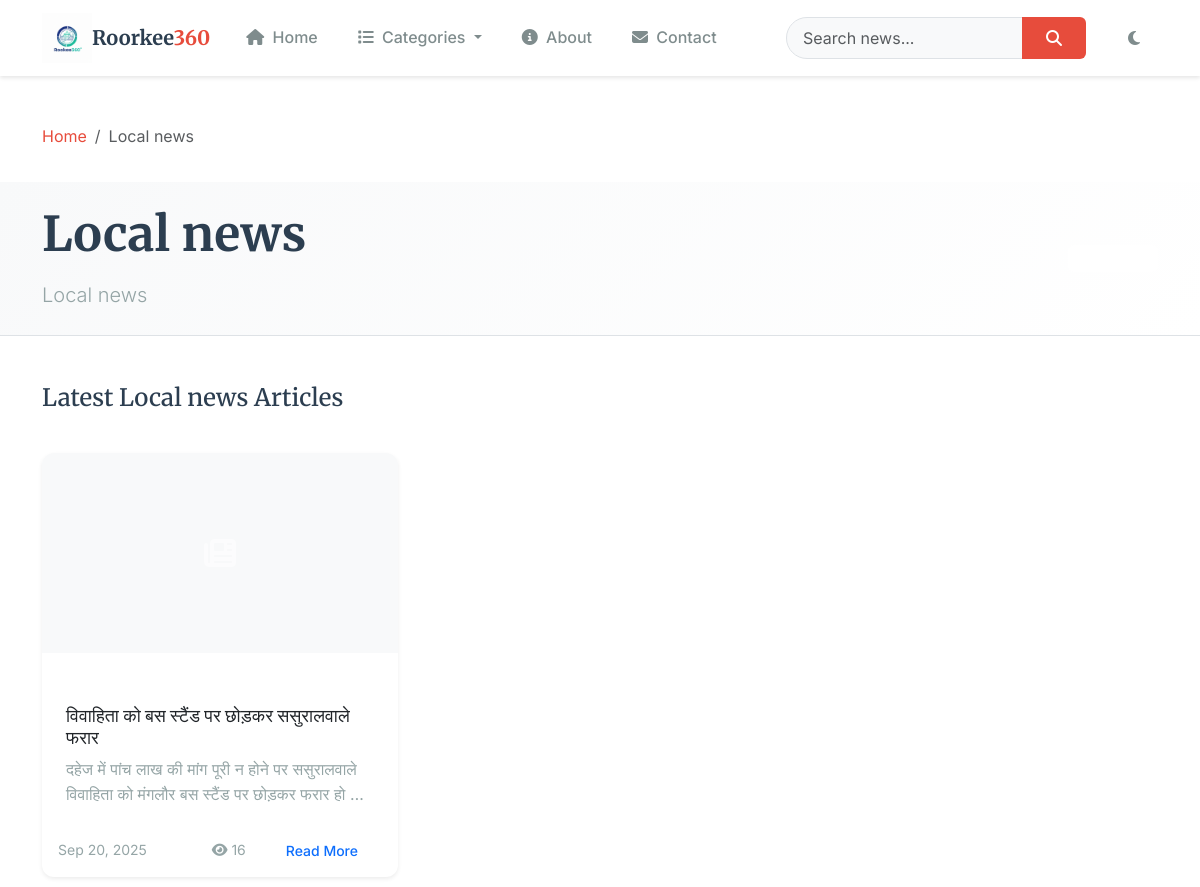
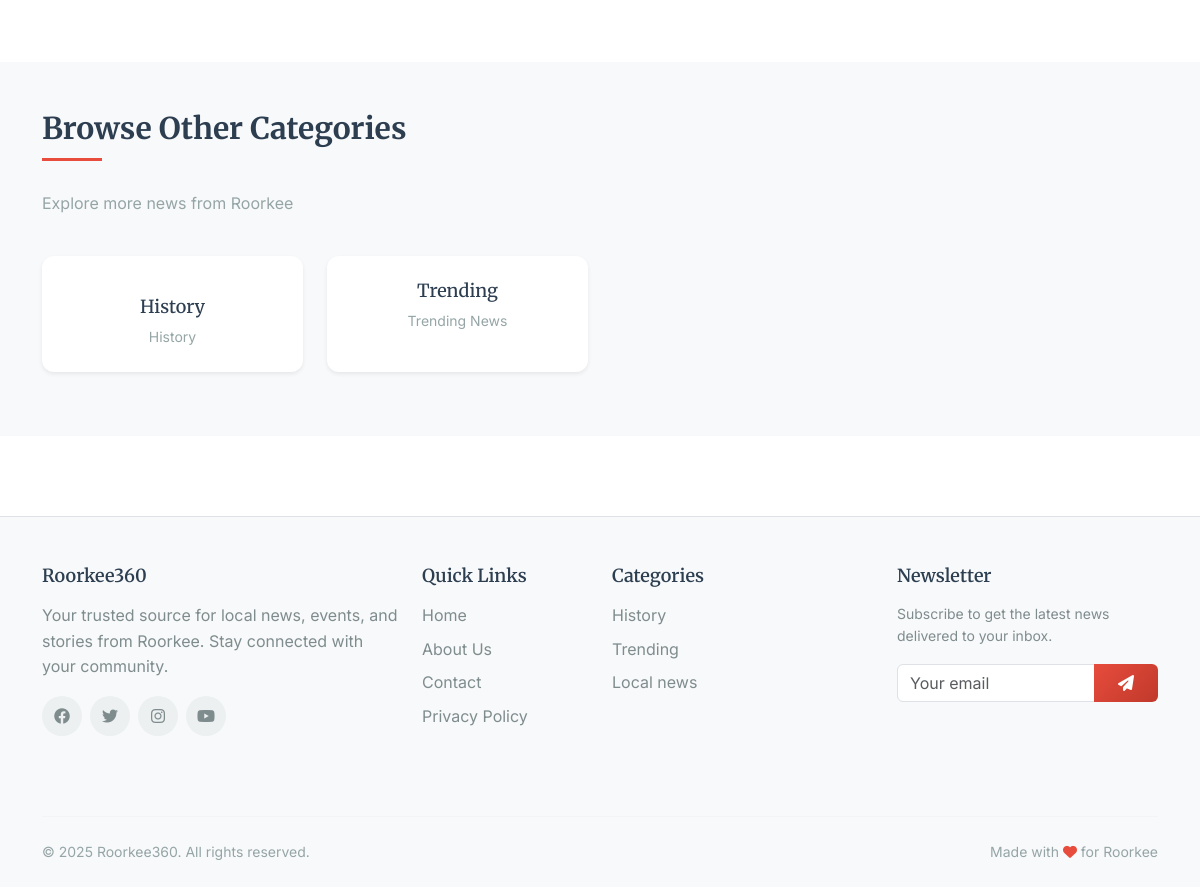
/category/local_events/, run on the app's committed database (2 pictures, top to bottom).
### news/models.py (models this page shows, shortened)
class Category(models.Model):
    CATEGORY_CHOICES = [
        ('historical', 'Historical'),
        ('trending', 'Trending'),
        ('local_events', 'Local Events'),
        ('education', 'Education'),
        ('business', 'Business'),
        ('sports', 'Sports'),
        ('culture', 'Culture'),
        ('government', 'Government'),
        ('weather', 'Weather'),
        ('announcements', 'Announcements'),
    ]
    name = models.CharField(max_length=50, choices=CATEGORY_CHOICES, unique=True)
    display_name = models.CharField(max_length=100)
    description = models.TextField(blank=True)
    icon = models.CharField(max_length=50, blank=True, help_text="FontAwesome icon class")
    color = models.CharField(max_length=7, default="#007bff", help_text="Hex color code")
    is_active = models.BooleanField(default=True)
    order = models.PositiveIntegerField(default=0, help_text="Display order")
    created_at = models.DateTimeField(auto_now_add=True)
    class Meta:
        ordering = ['order', 'display_name']
        verbose_name_plural = "Categories"

class NewsArticle(models.Model):
    STATUS_CHOICES = [
        ('draft', 'Draft'),
        ('review', 'Under Review'),
        ('published', 'Published'),
        ('archived', 'Archived'),
    ]
    PRIORITY_CHOICES = [
        ('low', 'Low'),
        ('normal', 'Normal'),
        ('high', 'High'),
        ('urgent', 'Urgent'),
    ]
    title = models.CharField(max_length=200)
    slug = models.SlugField(unique=True, max_length=250)
    subtitle = models.CharField(max_length=300, blank=True, help_text="Brief subtitle or summary")
    content = models.TextField()
    excerpt = models.TextField(max_length=500, blank=True, help_text="Short description for previews")
    category = models.ForeignKey(Category, on_delete=models.CASCADE, related_name='articles')
    tags = models.ManyToManyField(Tag, blank=True, related_name='articles')
    featured_image = models.ImageField(upload_to='news_images/%Y/%m/', blank=True, null=True)
    featured_image_alt = models.CharField(max_length=200, blank=True)
    featured_image_caption = models.CharField(max_length=300, blank=True)
    author = models.ForeignKey(User, on_delete=models.CASCADE, related_name='articles')
    status = models.CharField(max_length=20, choices=STATUS_CHOICES, default='draft')
    priority = models.CharField(max_length=10, choices=PRIORITY_CHOICES, default='normal')
    meta_description = models.CharField(max_length=160, blank=True, help_text="SEO meta description")
    meta_keywords = models.CharField(max_length=255, blank=True, help_text="SEO keywords (comma separated)")
    created_at = models.DateTimeField(auto_now_add=True)
    updated_at = models.DateTimeField(auto_now=True)
    published_at = models.DateTimeField(null=True, blank=True)
    views_count = models.PositiveIntegerField(default=0)
    is_featured = models.BooleanField(default=False, help_text="Show in featured section")
    is_breaking = models.BooleanField(default=False, help_text="Breaking news badge")
    location = models.CharField(max_length=100, blank=True, help_text="Specific area in Roorkee")
    class Meta:
        ordering = ['-published_at', '-created_at']
        indexes = [
            models.Index(fields=['status', 'published_at']),
            models.Index(fields=['category', 'published_at']),
            models.Index(fields=['is_featured']),
        ]
    def get_absolute_url(self):
        return reverse('news:article_detail', kwargs={'slug': self.slug})

### news/views.py (the view)
# urls.py: path('category/<str:category_name>/', views.category_view, name='category'),
def category_view(request, category_name):
    category = get_object_or_404(Category, name=category_name, is_active=True)
    articles_list = NewsArticle.objects.filter(
        category=category,
        status='published'
    )
    paginator = Paginator(articles_list, 12)
    page_number = request.GET.get('page')
    articles = paginator.get_page(page_number)
    context = {
        'category': category,
        'articles': articles,
    }
    return render(request, 'news/category.html', context)

### news/context_processors.py (called while the page is built)
def categories(request):
    return {
        'categories': Category.objects.filter(is_active=True)
    }

### news/templates/news/category.html (shortened to what this page needs)
{% extends 'roorkee360/base.html' %}
{% load static %}
{% block body_class %}category-page{% endblock %}
{% block content %}
<nav aria-label="breadcrumb" class="container py-3">
    <ol class="breadcrumb">
        <li class="breadcrumb-item"><a href="{% url 'news:home' %}" class="text-decoration-none">Home</a></li>
        <li class="breadcrumb-item active" aria-current="page">{{ category.display_name }}</li>
    </ol>
</nav>
<section class="category-header py-4 bg-light">
    <div class="container">
        <div class="row align-items-center">
            <div class="col-md-8">
                <div class="d-flex align-items-center mb-3">
                    <h1 class="display-5 fw-bold mb-0">{{ category.display_name }}</h1>
                </div>
                {% if category.description %}
                <p class="lead text-muted mb-0">{{ category.description }}</p>
                {% endif %}
            </div>
            <div class="col-md-4 text-md-end">
                <div class="article-count">
                    <span class="badge bg-primary fs-6">{{ articles.paginator.count }} articles</span>
                </div>
            </div>
        </div>
    </div>
</section>
<section class="category-articles py-5">
    <div class="container">
        {% if articles %}
        <div class="row mb-4">
            <div class="col-12">
                <h2 class="h4 mb-3">Latest {{ category.display_name }} Articles</h2>
            </div>
        </div>
        <div class="row">
            {% for article in articles %}
            <div class="col-lg-4 col-md-6 mb-4">
                <div class="card article-card h-100 border-0 shadow-sm">
                    {% if article.featured_image %}
                    <img src="{{ article.featured_image.url }}" class="card-img-top" alt="{{ article.featured_image_alt|default:article.title }}" style="height: 200px; object-fit: cover;">
                    {% else %}
                    <div class="card-img-top bg-secondary d-flex align-items-center justify-content-center" style="height: 200px;">
                        <i class="fas fa-newspaper fa-2x text-white-50"></i>
                    </div>
                    {% endif %}
                    <div class="card-body">
                        <div class="d-flex align-items-center mb-2">
                            <span class="badge bg-primary me-2">{{ article.category.display_name }}</span>
                        </div>
                        <h3 class="h5 card-title">
                            <a href="{{ article.get_absolute_url }}" class="text-decoration-none text-dark">{{ article.title }}</a>
                        </h3>
                        <p class="card-text text-muted">{{ article.excerpt|default:article.subtitle|truncatewords:20 }}</p>
                    </div>
                    <div class="card-footer bg-transparent border-0 pt-0">
                        <div class="d-flex justify-content-between align-items-center">
                            <small class="text-muted">{{ article.published_at|date:"M d, Y" }}</small>
                            <div class="d-flex align-items-center">
                                <small class="text-muted me-3">
                                    <i class="fas fa-eye me-1"></i>{{ article.views_count }}
                                </small>
                                <a href="{{ article.get_absolute_url }}" class="btn btn-sm btn-outline-primary">Read More</a>
                            </div>
                        </div>
                    </div>
                </div>
            </div>
            {% endfor %}
        </div>
        {% endif %}
    </div>
</section>
<section class="other-categories py-5 bg-light">
    <div class="container">
        <div class="row mb-4">
            <div class="col-12">
                <h2 class="section-title">Browse Other Categories</h2>
                <p class="text-muted">Explore more news from Roorkee</p>
            </div>
        </div>
        <div class="row">
            {% for other_category in categories %}
                {% if other_category.name != category.name and other_category.is_active %}
                <div class="col-lg-3 col-md-4 col-sm-6 mb-3">
                    <a href="{% url 'news:category' other_category.name %}" class="category-card text-decoration-none">
                        <div class="card text-center border-0 shadow-sm h-100 hover-lift">
                            <div class="card-body py-4">
                                <h3 class="h5 card-title mb-2">{{ other_category.display_name }}</h3>
                                <p class="card-text text-muted small">{{ other_category.description|truncatewords:10 }}</p>
                            </div>
                        </div>
                    </a>
                </div>
                {% endif %}
            {% endfor %}
        </div>
    </div>
</section>
{% endblock %}

### templates/roorkee360/base.html (shortened to what this page needs)
<!DOCTYPE html>
<html lang="en" class="{% block html_class %}{% endblock %}">
<head>
    <meta property="og:image" content="{% block og_image %}{% load static %}{% static 'images/logo-og.png' %}{% endblock %}">
    {% load static %}
    <link rel="stylesheet" href="https://cdnjs.cloudflare.com/ajax/libs/font-awesome/6.4.0/css/all.min.css">
    <link href="https://cdn.jsdelivr.net/npm/bootstrap@5.3.2/dist/css/bootstrap.min.css" rel="stylesheet">
    <link rel="stylesheet" href="{% static 'roorkee360/base.css' %}">
</head>
<body class="{% block body_class %}{% endblock %}">
    <nav class="navbar navbar-expand-lg sticky-top" id="mainNavbar">
        <div class="container">
            <a class="navbar-brand" href="{% url 'news:home' %}">
                <img src="{% static 'roorkee360/logo.png' %}" alt="Roorkee360 Logo" class="logo-img">
                <span class="brand-text">Roorkee<span class="text-accent">360</span></span>
            </a>
            <div class="collapse navbar-collapse" id="navbarNav">
                <ul class="navbar-nav me-auto">
                    <li class="nav-item">
                        <a class="nav-link" href="{% url 'news:home' %}">
                            <i class="fas fa-home"></i> Home
                        </a>
                    </li>
                    {% if categories %}
                        <li class="nav-item dropdown">
                            <a class="nav-link dropdown-toggle" href="#" role="button" data-bs-toggle="dropdown">
                                <i class="fas fa-list"></i> Categories
                            </a>
                        </li>
                    {% endif %}
                    <li class="nav-item">
                        <a class="nav-link" href="#about">
                            <i class="fas fa-info-circle"></i> About
                        </a>
                    </li>
                    <li class="nav-item">
                        <a class="nav-link" href="#contact">
                            <i class="fas fa-envelope"></i> Contact
                        </a>
                    </li>
                </ul>
                <form class="d-flex search-form me-3" method="GET" action="{% url 'news:search' %}">
                    <div class="input-group">
                        <input class="form-control search-input" type="search" name="q"
                               placeholder="Search news..." value="{{ request.GET.q }}">
                        <button class="btn btn-search" type="submit">
                            <i class="fas fa-search"></i>
                        </button>
                    </div>
                </form>
                <button class="btn btn-theme-toggle" id="themeToggle" title="Toggle dark mode">
                    <i class="fas fa-moon" id="themeIcon"></i>
                </button>
            </div>
        </div>
    </nav>
    <main id="main-content" class="main-content">
        {% block content %}{% endblock %}
    </main>
    <footer class="footer">
        <div class="container">
            <div class="row">
                <div class="col-lg-4 col-md-6 mb-4">
                    <div class="footer-section">
                        <h5 class="footer-title">Roorkee360</h5>
                        <p class="footer-desc">Your trusted source for local news, events, and stories from Roorkee. Stay connected with your community.</p>
                        <div class="social-links">
                            <a href="#" class="social-link" title="Facebook">
                                <i class="fab fa-facebook"></i>
                            </a>
                            <a href="#" class="social-link" title="Twitter">
                                <i class="fab fa-twitter"></i>
                            </a>
                            <a href="#" class="social-link" title="Instagram">
                                <i class="fab fa-instagram"></i>
                            </a>
                            <a href="#" class="social-link" title="YouTube">
                                <i class="fab fa-youtube"></i>
                            </a>
                        </div>
                    </div>
                </div>
                <div class="col-lg-2 col-md-6 mb-4">
                    <div class="footer-section">
                        <h6 class="footer-title">Quick Links</h6>
                        <ul class="footer-links">
                            <li><a href="{% url 'news:home' %}">Home</a></li>
                            <li><a href="#about">About Us</a></li>
                            <li><a href="#contact">Contact</a></li>
                            <li><a href="#privacy">Privacy Policy</a></li>
                        </ul>
                    </div>
                </div>
                <div class="col-lg-3 col-md-6 mb-4">
                    <div class="footer-section">
                        <h6 class="footer-title">Categories</h6>
                        <ul class="footer-links">
                            {% for category in categories|slice:":4" %}
                            <li>
                                <a href="{% url 'news:category' category.name %}">
                                    {{ category.display_name }}
                                </a>
                            </li>
                            {% endfor %}
                        </ul>
                    </div>
                </div>
                <div class="col-lg-3 col-md-6 mb-4">
                    <div class="footer-section">
                        <h6 class="footer-title">Newsletter</h6>
                        <p class="footer-desc-sm">Subscribe to get the latest news delivered to your inbox.</p>
                        <form class="newsletter-form" method="POST" action="#subscribe">
                            <div class="input-group">
                                <input type="email" class="form-control" placeholder="Your email" required>
                                <button class="btn btn-accent" type="submit">
                                    <i class="fas fa-paper-plane"></i>
                                </button>
                            </div>
                        </form>
                    </div>
                </div>
            </div>
            <hr class="footer-divider">
            <div class="row align-items-center">
                <div class="col-md-6">
                    <p class="copyright">
                        © {% now "Y" %} Roorkee360. All rights reserved.
                    </p>
                </div>
                <div class="col-md-6 text-md-end">
                    <p class="dev-credit">
                        Made with <i class="fas fa-heart text-accent"></i> for Roorkee
                    </p>
                </div>
            </div>
        </div>
    </footer>
</body>
</html>

### news/templates/news/category.html (style rules this page uses)
.category-page { background-color: var(--bg-primary); }
.category-header { background: linear-gradient(135deg, var(--bg-secondary) 0%, var(--bg-primary) 100%); border-bottom: 1px solid var(--border-color); }
.article-card { transition: all 0.3s ease; border-radius: 12px; overflow: hidden; }
.article-card .card-img-top { transition: transform 0.3s ease; }
.category-card .card { transition: all 0.3s ease; border-radius: 12px; }
.hover-lift { transition: transform 0.3s ease, box-shadow 0.3s ease; }

### data on the page
Category: display_name "Local news", description "Local news"
NewsArticle: title "विवाहिता को बस स्टैंड पर छोड़कर ससुरालवाले फरार", excerpt "दहेज में पांच लाख की मांग पूरी न होने पर ससुरालवाले विवाहिता को मंगलौर बस स्टैंड पर छोड़कर फरार हो …", published_at "Sep 20, 2025", views_count "16"
Category: display_name "History", description "History"
Category: display_name "Trending", description "Trending News"
